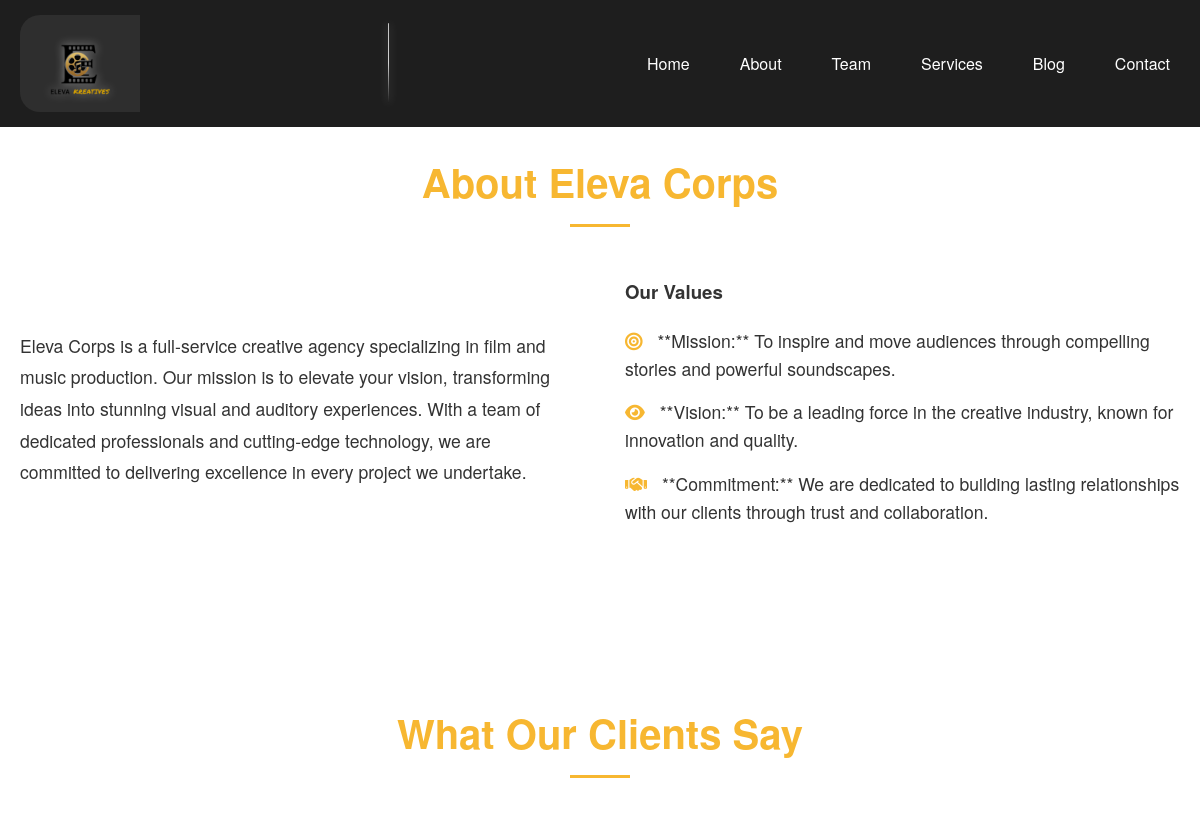
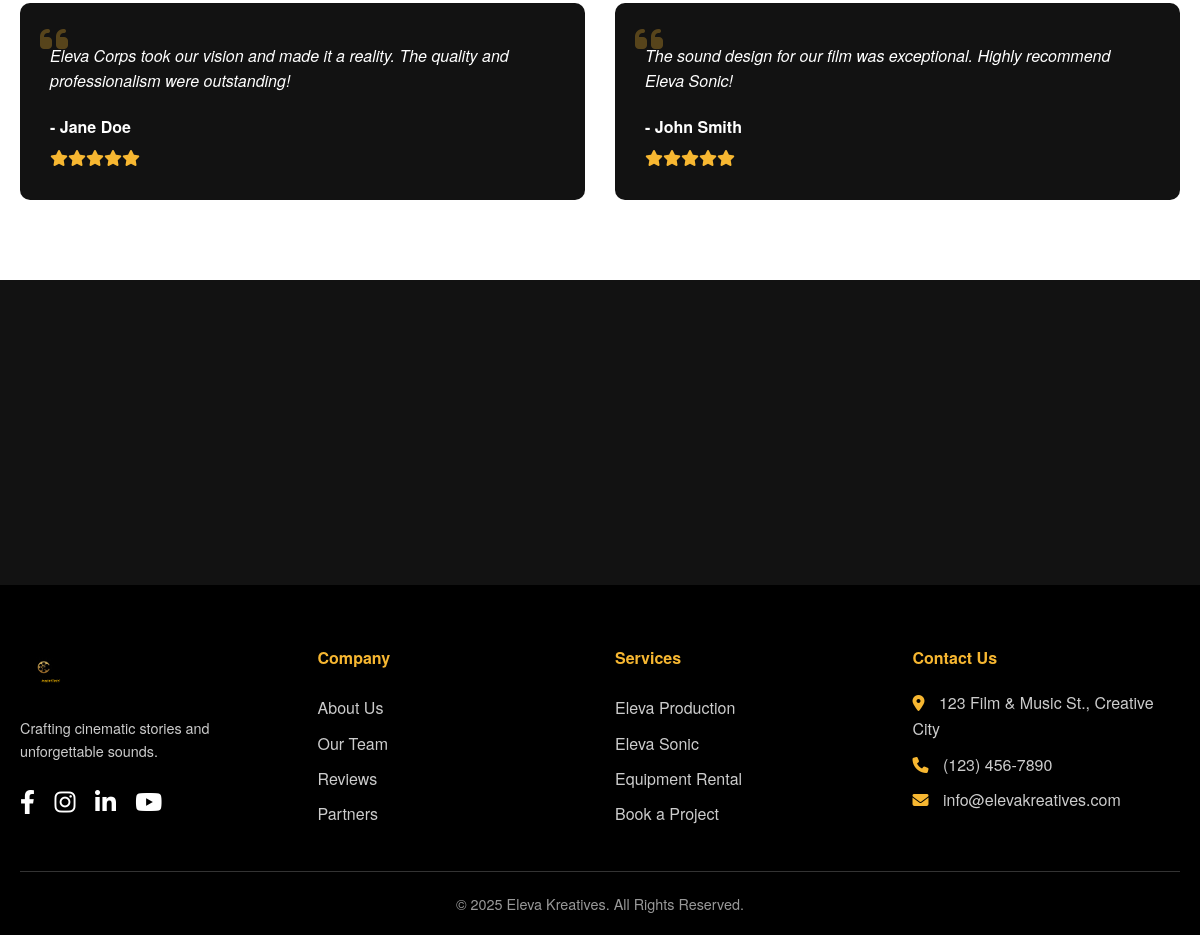
Page /about.php on the committed database (2 pictures, top to bottom).
### tables this page shows
CREATE TABLE `reviews` (
  `id` int(11) NOT NULL,
  `client_name` varchar(255) NOT NULL,
  `review` text NOT NULL,
  `rating` tinyint(1) NOT NULL DEFAULT 5,
  `date_created` datetime NOT NULL DEFAULT current_timestamp()
);

### about.php (the view, shortened to what this page needs)
<?php
require_once 'includes/header.php';
?>
<section id="about" class="about-section section-padding animated-section bg-light" style="padding-top: 150px;">
    <div class="container">
        <h2>About Eleva Corps</h2>
        <div class="about-grid">
            <div class="about-text">
                <p>Eleva Corps is a full-service creative agency specializing in film and music production. Our mission is to elevate your vision, transforming ideas into stunning visual and auditory experiences. With a team of dedicated professionals and cutting-edge technology, we are committed to delivering excellence in every project we undertake.</p>
            </div>
            <div class="about-values">
                <h3>Our Values</h3>
                <ul>
                    <li><i class="fas fa-bullseye"></i> **Mission:** To inspire and move audiences through compelling stories and powerful soundscapes.</li>
                    <li><i class="fas fa-eye"></i> **Vision:** To be a leading force in the creative industry, known for innovation and quality.</li>
                    <li><i class="fas fa-handshake"></i> **Commitment:** We are dedicated to building lasting relationships with our clients through trust and collaboration.</li>
                </ul>
            </div>
        </div>
    </div>
</section>
<section id="reviews" class="reviews-section section-padding animated-section">
    <div class="container">
        <h2>What Our Clients Say</h2>
        <div class="reviews-grid">
            <?php
            $sql = "SELECT * FROM reviews ORDER BY date_created DESC";
            $result = $conn->query($sql);
            if ($result && $result->num_rows > 0) {
                while ($row = $result->fetch_assoc()) {
                    echo '<div class="review-card">';
                    echo '<i class="fas fa-quote-left"></i>';
                    echo '<p class="review-text">' . htmlspecialchars($row['review']) . '</p>';
                    echo '<p class="review-author">- ' . htmlspecialchars($row['client_name']) . '</p>';
                    echo '<div class="review-rating">';
                    for ($i = 0; $i < $row['rating']; $i++) {
                        echo '<i class="fas fa-star gold"></i>';
                    }
                    echo '</div>';
                    echo '</div>';
                }
            } else {
                echo '<p class="no-data">No reviews found.</p>';
            }
            ?>
        </div>
    </div>
</section>
<?php
require_once 'includes/footer.php';
?>

### assets/css/style.css (style rules this page uses)
:root { --primary-color: #f7b731; --secondary-color: #333333; --background-color-dark: #121212; --background-color-light: #ffffff; --text-color-light: #ffffff; --text-color-dark: #333333; --font-family: 'Helvetica Neue', Arial, sans-serif; --transition-duration: 0.3s; }
* { box-sizing: border-box; margin: 0; padding: 0; }
html { scroll-behavior: smooth; }
body { font-family: var(--font-family); line-height: 1.6; color: var(--text-color-light); background-color: var(--background-color-dark); }
.container { max-width: 1200px; margin: 0 auto; padding: 0 20px; }
.section-padding { padding: 80px 0; }
.bg-light { background-color: var(--background-color-light); color: var(--text-color-dark); }
h1, h2, h3 { font-weight: 700; margin-bottom: 20px; }
h2 { font-size: 2.5rem; text-align: center; margin-bottom: 50px; position: relative; color: var(--primary-color); }
h2::after { content: ''; display: block; width: 60px; height: 3px; background: var(--primary-color); margin: 10px auto 0; }
.animated-hero, .animated-section { opacity: 0; transform: translateY(20px); transition: opacity 1s ease-out, transform 1s ease-out; }
.animated-hero.visible, .animated-section.visible { opacity: 1; transform: translateY(0); }
.animated-section.visible .about-grid > *, .animated-section.visible .service-card, .animated-section.visible .team-card, .animated-section.visible .partner-logos > *, .animated-section.visible .review-card, .animated-section.visible .blog-post { animation: fadeInUp 1s ease-out both; }
.animated-section.visible .service-card:nth-child(1), .animated-section.visible .team-card:nth-child(1), .animated-section.visible .review-card:nth-child(1), .animated-section.visible .blog-post:nth-child(1) { animation-delay: 0.2s; }
.animated-section.visible .service-card:nth-child(2), .animated-section.visible .team-card:nth-child(2), .animated-section.visible .review-card:nth-child(2), .animated-section.visible .blog-post:nth-child(2) { animation-delay: 0.4s; }
.about-section { background: var(--background-color-light); color: var(--text-color-dark); }
.about-grid { display: grid; grid-template-columns: 1fr 1fr; gap: 50px; align-items: center; }
.about-text p { font-size: 1.1rem; line-height: 1.8; }
.about-values ul { list-style: none; }
.about-values li { font-size: 1.1rem; margin-bottom: 15px; }
.about-values li i { color: var(--primary-color); margin-right: 10px; }
.reviews-section { background-color: var(--background-color-light); color: var(--text-color-dark); }
.reviews-grid { display: grid; grid-template-columns: repeat(auto-fit, minmax(300px, 1fr)); gap: 30px; }
.review-card { background: var(--background-color-dark); color: var(--text-color-light); padding: 30px; border-radius: 10px; position: relative; transition: transform var(--transition-duration), box-shadow var(--transition-duration); }
.review-card i.fa-quote-left { color: var(--primary-color); font-size: 2rem; position: absolute; top: 20px; left: 20px; opacity: 0.3; }
.review-text { font-style: italic; margin: 10px 0 20px 0; }
.review-author { font-weight: 600; }
.review-rating i { color: var(--primary-color); margin-top: 10px; }

### rows in the picture
reviews: review "Eleva Corps took our vision and made it a reality. The quality and professionalism were outstanding!", client_name "Jane Doe", rating 5 (drawn)
reviews: review "The sound design for our film was exceptional. Highly recommend Eleva Sonic!", client_name "John Smith", rating 5 (drawn)
